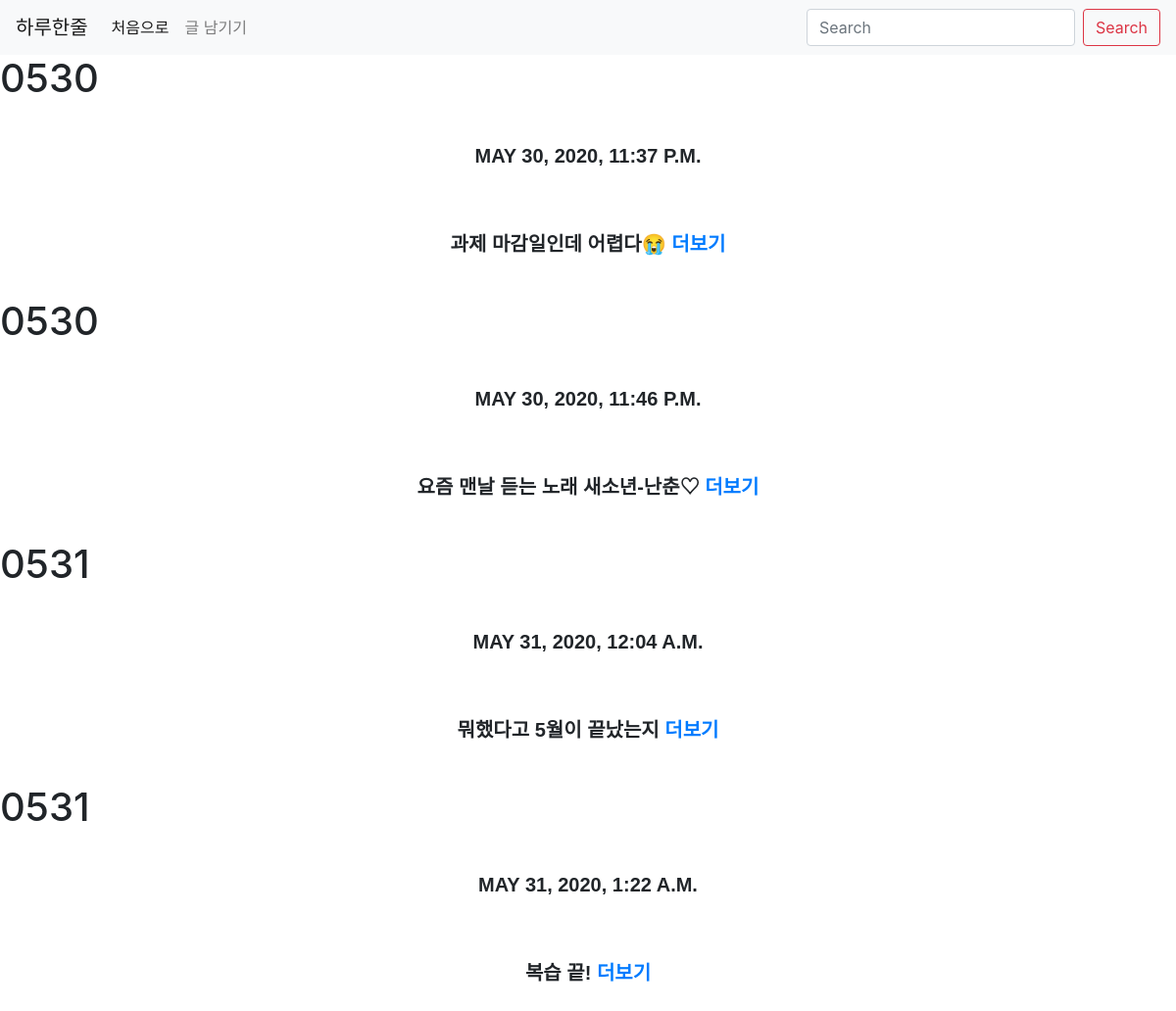
The page / on the database its author committed.
### blogapp/models.py (models this page shows, shortened)
class Blog(models.Model) :
    title = models.CharField(max_length= 200)
    pub_date = models.DateTimeField('date published')
    body = models.TextField()
    def summary(self):
        return self.body[:100]

### blogapp/views.py (the view)
# urls.py: 2. Add a URL to urlpatterns:  path('', views.home, name='home')
def home(request):
    blogs = Blog.objects
    return render(request, 'home.html',{'blogs':blogs})

### blogapp/templates/home.html (shortened to what this page needs)
<!DOCTYPE html>
<html>
    <head>
    </head>
    <body>
        {% extends 'base.html' %}
        {% block content %}
            {% for blog in blogs.all %}
                <h1>{{blog.title}}</h1>
                <p> {{blog.pub_date}}</p>
                <p> {{blog.summary}}
                    <a href="{% url 'detail' blog.id %}">더보기</a>
                </p>
          {% endfor %}
          {% endblock %}

### blogapp/templates/base.html (shortened to what this page needs)
<!DOCTYPE html>
<html lang="ko">
    <head>
        <link rel="stylesheet" href="https://stackpath.bootstrapcdn.com/bootstrap/4.5.0/css/bootstrap.min.css">
    </head>
    <body>
          <nav class="navbar navbar-expand-lg navbar-light bg-light">
          <a class="navbar-brand" href="{% url 'home'%}">하루한줄</a>
          <div class="collapse navbar-collapse" id="navbarSupportedContent">
            <ul class="navbar-nav mr-auto">
              <li class="nav-item active">
                <a class="nav-link" href="{% url 'home'%}"> 처음으로 <span class="sr-only">(current)</span></a>
              </li>
              <li class="nav-item">
                <a class="nav-link" href="{% url 'new' %}">글 남기기</a>
              </li>
            </ul>
            <form class="form-inline my-2 my-lg-0">
              <input class="form-control mr-sm-2" type="search" placeholder="Search" aria-label="Search">
              <button class="btn btn-outline-danger" type="submit">Search</button>
            </form>
          </div>
        </nav>
          {% block content %}
          {% endblock %}
    </body>
</html>

### blogapp/templates/base.html (style rules this page uses)
body { margin: 0px; }
p { margin: 20px; padding: 20px 0px; text-align: center; text-transform: uppercase; font-family: "Arial Black", sans-serif; font-size: 20px; font-weight: bold; }

### rows shown on the page
Blog: title "0530", pub_date "MAY 30, 2020, 11:37 P.M.", summary "과제 마감일인데 어렵다😭"
Blog: title "0530", pub_date "MAY 30, 2020, 11:46 P.M.", summary "요즘 맨날 듣는 노래 새소년-난춘♡"
Blog: title "0531", pub_date "MAY 31, 2020, 12:04 A.M.", summary "뭐했다고 5월이 끝났는지"
Blog: title "0531", pub_date "MAY 31, 2020, 1:22 A.M.", summary "복습 끝!"
